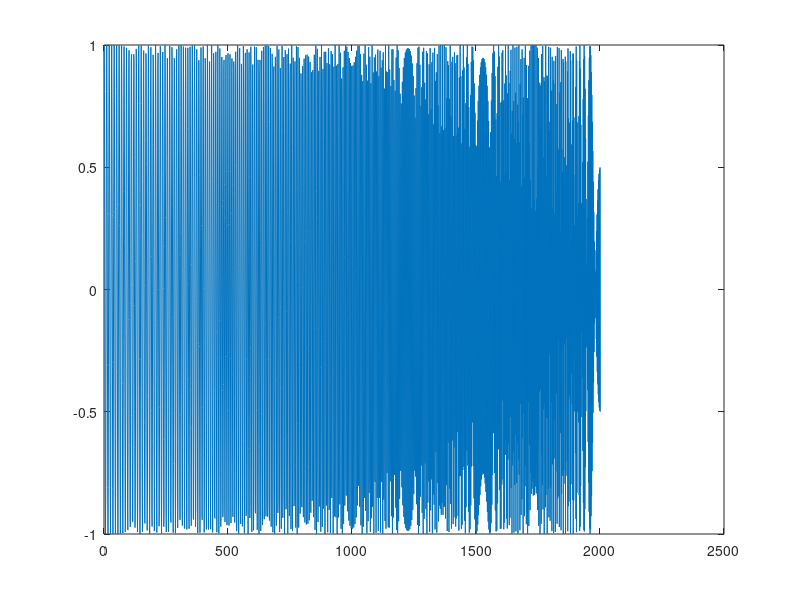

MATLAB code to generate this figure: (Note: this script raises an error after producing the figure.)
%% chirp signal
T = 0:0.001:2;
X = chirp(T,100,1,200,'q');
figure;
plot(X);

%% shorttime FT
spectrogram(X,128,120,128,1E3,'yaxis')
title 'Quadratic chirp'

%% another chirp signal
T = 0:0.001:2;
X = chirp(T,0,1,150);
figure;
plot(X);
figure;
[S,F,T,P] = spectrogram(X,256,250,256,1E3);
surf(T,F,10*log10(P),'edgecolor','none')
axis tight, view(0,90)
xlabel 'Time (s)', ylabel 'Frequency (Hz)', title 'Linear chirp'